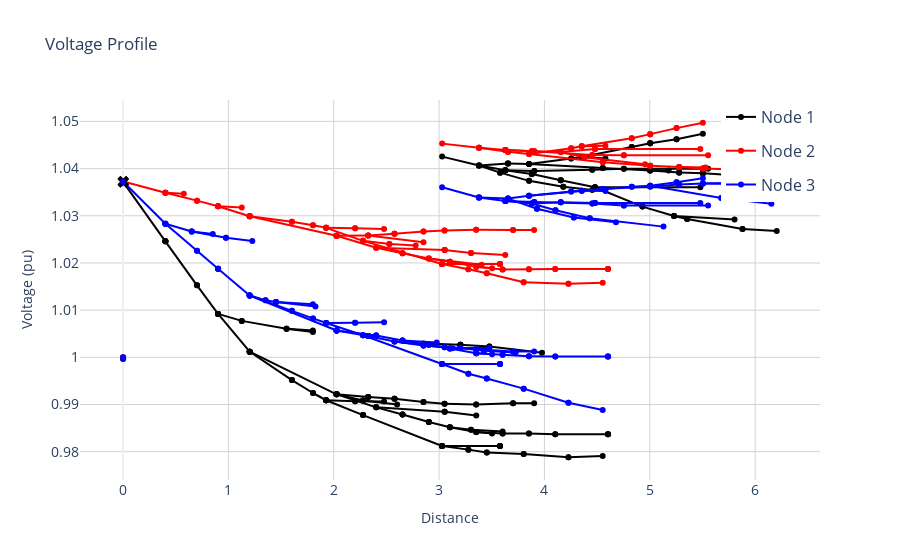

The cell this chart's notebook holds for it:
### Markdown cell above
### Mark Specific Buses in the Voltage Profile

We can annotate specific buses in the voltage profile by marking them with custom labels. We should pass a list of `dss_tools.static_view.voltage_profile_get_bus_mark` objects to the `buses_marker` argument of the `voltage_profile` method.

### Code cell
buses_marker = [dss_tools.interactive_view.voltage_profile_get_bus_mark("149", annotate=True, annotation_label="Bus")]
dss_tools.interactive_view.voltage_profile(buses_marker=buses_marker)
